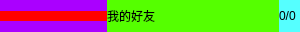
<?xml version="1.0" encoding="UTF-8"?>
<ui version="4.0">
 <class>QQCellTitle</class>
 <widget class="QWidget" name="QQCellTitle">
  <property name="geometry">
   <rect>
    <x>0</x>
    <y>0</y>
    <width>300</width>
    <height>32</height>
   </rect>
  </property>
  <property name="minimumSize">
   <size>
    <width>100</width>
    <height>0</height>
   </size>
  </property>
  <property name="windowTitle">
   <string>Form</string>
  </property>
  <property name="styleSheet">
   <string notr="true">background-color: rgb(170, 0, 255);</string>
  </property>
  <layout class="QHBoxLayout" name="horizontalLayout" stretch="5,8,1">
   <property name="spacing">
    <number>0</number>
   </property>
   <property name="leftMargin">
    <number>0</number>
   </property>
   <property name="topMargin">
    <number>0</number>
   </property>
   <property name="rightMargin">
    <number>0</number>
   </property>
   <property name="bottomMargin">
    <number>0</number>
   </property>
   <item>
    <widget class="QLabel" name="label">
     <property name="minimumSize">
      <size>
       <width>0</width>
       <height>10</height>
      </size>
     </property>
     <property name="maximumSize">
      <size>
       <width>16777215</width>
       <height>10</height>
      </size>
     </property>
     <property name="styleSheet">
      <string notr="true">background-color: rgb(255, 0, 0);</string>
     </property>
     <property name="text">
      <string/>
     </property>
     <property name="pixmap">
      <pixmap resource="../../../src/resources/Resource.qrc">:/svg/chevron_right_new_16.svg</pixmap>
     </property>
     <property name="alignment">
      <set>Qt::AlignRight|Qt::AlignTrailing|Qt::AlignVCenter</set>
     </property>
     <property name="wordWrap">
      <bool>true</bool>
     </property>
     <property name="openExternalLinks">
      <bool>true</bool>
     </property>
    </widget>
   </item>
   <item>
    <widget class="QLabel" name="labGroupName">
     <property name="styleSheet">
      <string notr="true">background-color: rgb(85, 255, 0);</string>
     </property>
     <property name="text">
      <string>我的好友</string>
     </property>
    </widget>
   </item>
   <item>
    <widget class="QLabel" name="labGroupNumber">
     <property name="styleSheet">
      <string notr="true">background-color: rgb(85, 255, 255);</string>
     </property>
     <property name="text">
      <string>0/0</string>
     </property>
    </widget>
   </item>
  </layout>
 </widget>
 <resources>
  <include location="../../../src/resources/Resource.qrc"/>
 </resources>
 <connections/>
</ui>
